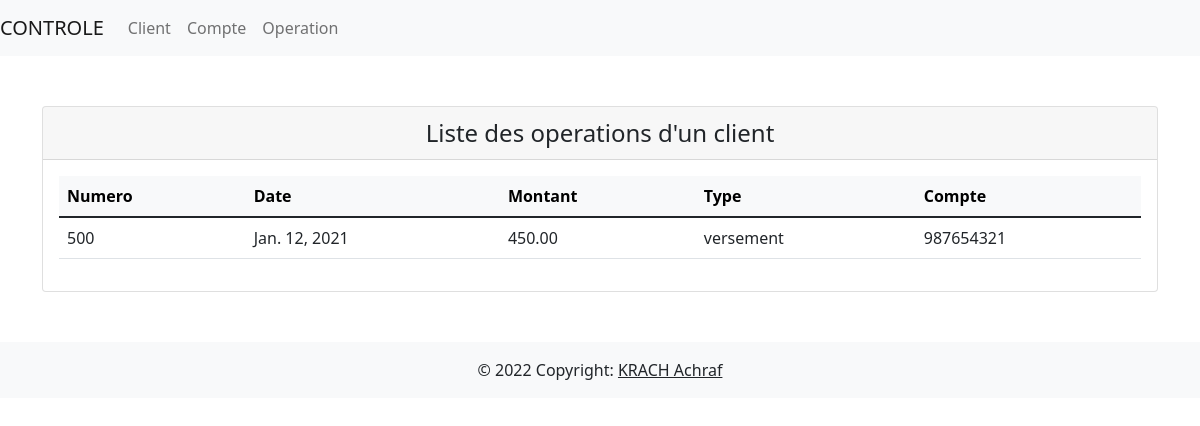
The page /controle/operations_client/c300 on the database its author committed.
### krach_achraf/models.py (models this page shows, shortened)
class Operation(models.Model):
    types = [
        ('versement', 'versement'),
        ('retrait', 'retrait')
    ]
    numOperation = models.IntegerField(primary_key=True)
    dateOperation = models.DateField()
    montant = models.DecimalField(max_digits=6, decimal_places=2)
    typeOperation = models.CharField(max_length=10, choices=types)
    compte = models.ForeignKey(Compte, on_delete=models.CASCADE)

class Compte(models.Model):
    num = models.CharField(max_length=16)
    dateCreation = models.DateField()
    solde = models.DecimalField(max_digits=10, decimal_places=2)
    client = models.ForeignKey(Client, on_delete=models.CASCADE)

### krach_achraf/views.py (the view)
# urls.py: path('operations_client/<str:code>', views.get_operations_client, name='get_operations_client'),
def get_operations_client(request, code):
    operations = Operation.objects.select_related('compte__client').filter(compte__client=code)
    return render(request, 'listes/operations.html', {'operations': operations})

### templates/listes/operations.html
{% extends 'index.html' %}
{% block content %}
    <div class="card">
        <div class="card-header" style="text-align: center; font-size: x-large">Liste des operations d'un client</div>
        <div class="card-body">
            <table class="table table-hover">
                <thead  class="table-light">
                <tr>
                    <th>Numero</th>
                    <th>Date</th>
                    <th>Montant</th>
                    <th>Type</th>
                    <th>Compte</th>
                </tr>
                </thead>
                <tbody>
                {% for operation in operations %}
                    <tr>
                        <td>{{ operation.numOperation }}</td>
                        <td>{{ operation.dateOperation }}</td>
                        <td>{{ operation.montant }}</td>
                        <td>{{ operation.typeOperation }}</td>
                        <td>{{ operation.compte.num }}</td>
                    </tr>
                {% endfor %}
                </tbody>
            </table>
        </div>
    </div>
{% endblock content %}

### rows shown on the page
Operation: numOperation "500", dateOperation "Jan. 12, 2021", montant "450.00", typeOperation "versement", compte.num "987654321"
